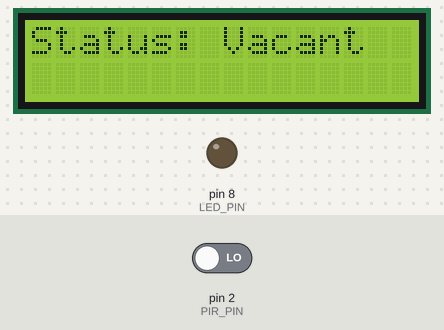
Recording of a sketch running on a simulated Arduino Uno, built with avr-gcc and run on an emulated ATmega328P. On the bench: 16×2 character LCD, output pins drawn as LEDs (lit = HIGH). The inputs (shaded band) are chosen by the test bench; at power-on: pin 2 (PIR_PIN) LOW. What the sketch prints to the serial monitor is not drawn.

Above: at 3.2 s.
3.3 s: pin 2 (PIR_PIN) driven HIGH
At 4.1 s:
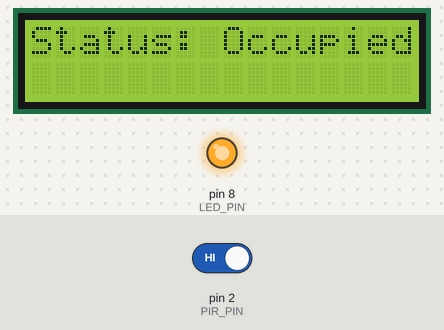
5.0 s: pin 2 (PIR_PIN) driven LOW
At 5.7 s:
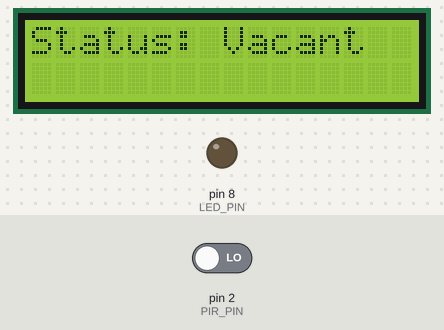
Timing chart, 0 to 8.0 s (numbered marks = the images above; inputs shaded):
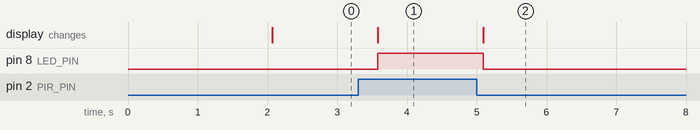

Measured:
- after the input at 3.3 s, pin 8 (LED_PIN): LOW → HIGH after 0.28 s; the display: changes after 0.28 s (image 1)
- after the input at 5.0 s, pin 8 (LED_PIN): HIGH → LOW after 0.09 s; the display: changes after 0.10 s (image 2)

The sketch:

occupancy_system.ino
```cpp
// Arduino sketch for Real-Time Occupancy Detection
#include <LiquidCrystal.h>


// RS = D7, E = D6, D4 = D5, D5 = D4, D6 = D3, D7 = D9
LiquidCrystal lcd(7, 6, 5, 4, 3, 9);


#define PIR_PIN 2       // PIR sensor output pin
#define LED_PIN 8    // LED output pin

void setup() {

  pinMode(PIR_PIN, INPUT);
  pinMode(LED_PIN, OUTPUT);

  // Start serial communication
  Serial.begin(9600);

  // Initialize LCD
  lcd.begin(16, 2);              // 16 columns, 2 rows
  lcd.setCursor(0, 0);
  lcd.print("Occupancy System");
  lcd.setCursor(0, 1);
  lcd.print("Initializing...");
  delay(2000);
  lcd.clear();
}

void loop() {
  int motion = digitalRead(PIR_PIN);  // Read PIR sensor

  if (motion == HIGH) {
    digitalWrite(LED_PIN, HIGH);
    lcd.setCursor(0, 0);
    lcd.print("Status: Occupied ");
    Serial.println("Motion detected!");
  } else {
    digitalWrite(LED_PIN, LOW);
    lcd.setCursor(0, 0);
    lcd.print("Status: Vacant   ");
    Serial.println("No motion.");
  }

  delay(300);
}
```
